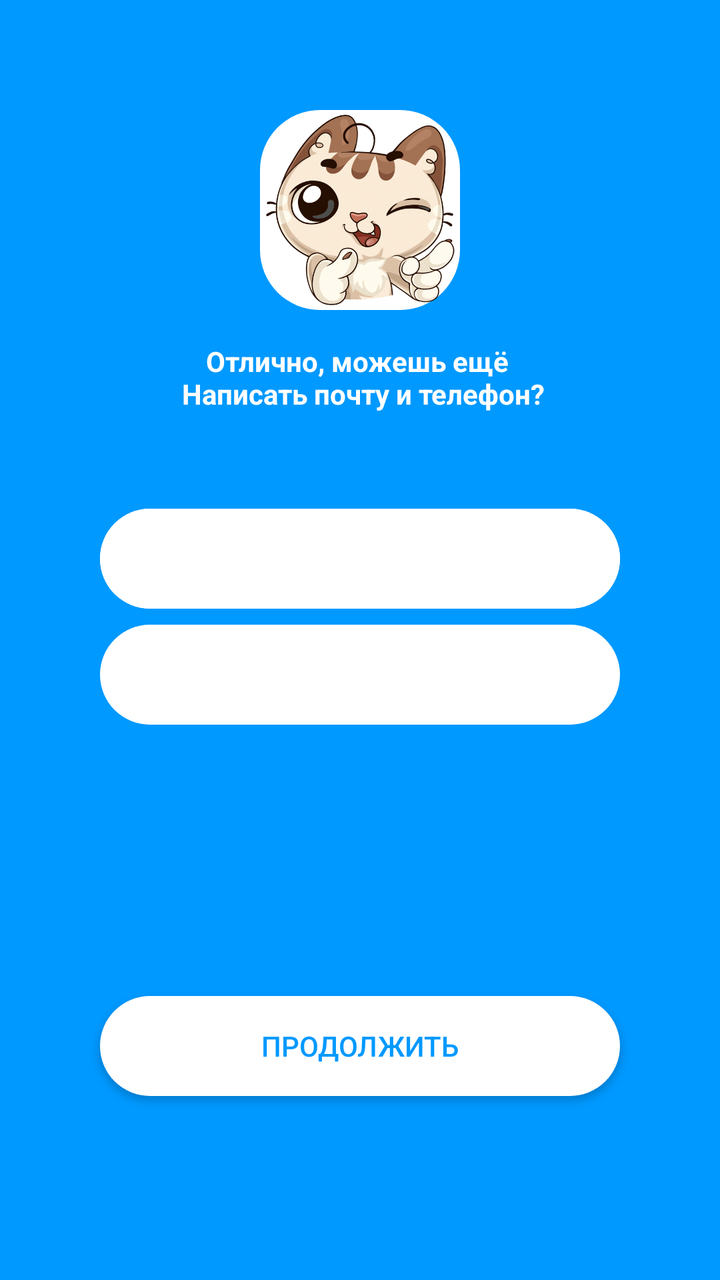
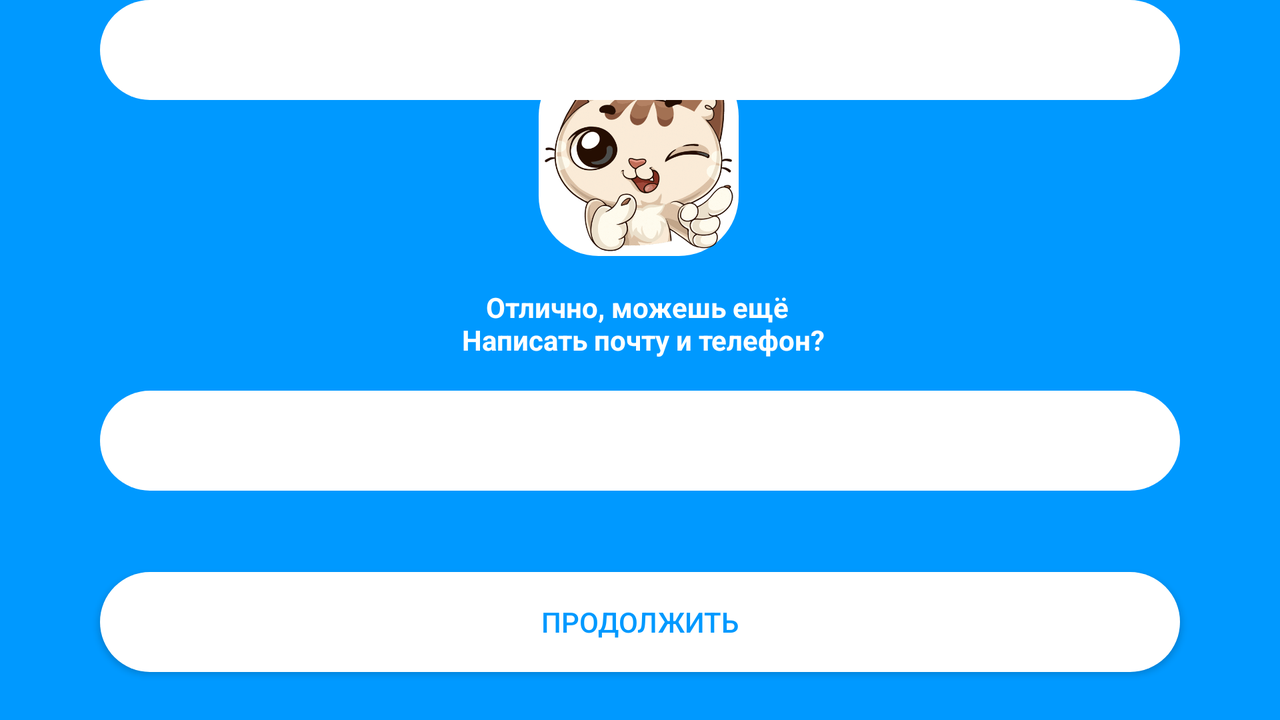

One screen, two layout resources from the same app: the default and the repository's alternative for another configuration. Each is rendered where Android would select it; the XML of both is given below.
<!-- AndroidManifest.xml: application theme Theme.First_Shashin -->
<!-- res/layout/step_4.xml -->
<?xml version="1.0" encoding="utf-8"?>
<androidx.constraintlayout.widget.ConstraintLayout xmlns:android="http://schemas.android.com/apk/res/android"
    xmlns:app="http://schemas.android.com/apk/res-auto"
    xmlns:tools="http://schemas.android.com/tools"
    android:layout_width="match_parent"
    android:layout_height="match_parent"
    android:background="#0099FF">

    <EditText
        android:id="@+id/editTextText4"
        android:layout_width="0dp"
        android:layout_height="50dp"
        android:layout_marginStart="50dp"
        android:layout_marginTop="48dp"
        android:layout_marginEnd="50dp"
        android:height="50dp"
        android:background="@drawable/border_radius"
        android:ems="10"
        android:inputType="text"
        android:paddingLeft="20dp"
        android:paddingTop="15dp"
        android:paddingRight="20dp"
        android:paddingBottom="10dp"
        android:textColor="#0099FF"
        app:layout_constraintEnd_toEndOf="parent"
        app:layout_constraintHorizontal_bias="0.5"
        app:layout_constraintStart_toStartOf="parent"
        app:layout_constraintTop_toBottomOf="@+id/textView3" />

    <ImageView
        android:id="@+id/imageView4"
        android:layout_width="100dp"
        android:layout_height="100dp"
        android:layout_marginTop="55dp"
        android:background="@drawable/border_radius"
        app:layout_constraintEnd_toEndOf="parent"
        app:layout_constraintStart_toStartOf="parent"
        app:layout_constraintTop_toTopOf="parent"
        app:srcCompat="@drawable/cat1" />

    <TextView
        android:id="@+id/textView3"
        android:layout_width="wrap_content"
        android:layout_height="wrap_content"
        android:layout_marginTop="16dp"
        android:text="Отлично, можешь ещё \n Написать почту и телефон?"
        android:textAlignment="center"
        android:textColor="@color/white"
        android:textStyle="bold"
        app:layout_constraintEnd_toEndOf="parent"
        app:layout_constraintStart_toStartOf="parent"
        app:layout_constraintTop_toBottomOf="@+id/imageView4" />

    <EditText
        android:id="@+id/editTextText3"
        android:layout_width="0dp"
        android:layout_height="50dp"
        android:layout_marginStart="50dp"
        android:layout_marginTop="48dp"
        android:layout_marginEnd="50dp"
        android:height="50dp"
        android:background="@drawable/border_radius"
        android:ems="10"
        android:inputType="text"
        android:paddingLeft="20dp"
        android:paddingTop="15dp"
        android:paddingRight="20dp"
        android:paddingBottom="10dp"
        android:textColor="#0099FF"
        app:layout_constraintEnd_toEndOf="parent"
        app:layout_constraintHorizontal_bias="0.5"
        app:layout_constraintStart_toStartOf="parent"
        app:layout_constraintTop_toBottomOf="@+id/textView3" />

    <EditText
        android:id="@+id/editTextText2"
        android:layout_width="0dp"
        android:layout_height="50dp"
        android:layout_marginStart="50dp"
        android:layout_marginTop="8dp"
        android:layout_marginEnd="50dp"
        android:height="50dp"
        android:background="@drawable/border_radius"
        android:ems="10"
        android:inputType="text"
        android:paddingLeft="20dp"
        android:paddingTop="15dp"
        android:paddingRight="20dp"
        android:paddingBottom="10dp"
        android:textColor="#0099FF"
        app:layout_constraintEnd_toEndOf="parent"
        app:layout_constraintHorizontal_bias="0.0"
        app:layout_constraintStart_toStartOf="parent"
        app:layout_constraintTop_toBottomOf="@+id/editTextText3" />

    <androidx.appcompat.widget.AppCompatButton
        android:id="@+id/button"
        android:layout_width="0dp"
        android:layout_height="wrap_content"
        android:layout_marginStart="50dp"
        android:layout_marginEnd="50dp"
        android:layout_marginBottom="92dp"
        android:height="50dp"
        android:background="@drawable/border_radius"
        android:onClick="OnStepEmail"
        android:text="Продолжить"
        android:textColor="#0099FF"
        app:layout_constraintBottom_toBottomOf="parent"
        app:layout_constraintEnd_toEndOf="parent"
        app:layout_constraintHorizontal_bias="0.0"
        app:layout_constraintStart_toStartOf="parent" />
</androidx.constraintlayout.widget.ConstraintLayout>
<!-- resources referenced by this layout -->
<resources>
  <!-- drawable border_radius (drawable) -->
  <?xml version="1.0" encoding="utf-8"?>
  <shape xmlns:android="http://schemas.android.com/apk/res/android" android:shape="rectangle">
      <solid android:color="#FFF"/>
      <stroke android:width="0dp" android:color="#FF000000"/>
      <padding android:left="2dp" android:right="2dp" android:top="2dp" android:bottom="2dp"/>
      <corners android:radius="30dp"/>
  </shape>
  <!-- drawable cat1: png bitmap (drawable, 32755 bytes) -->
  <style name="Theme.First_Shashin" parent="Base.Theme.First_Shashin" />
  <style name="Base.Theme.First_Shashin" parent="Theme.Material3.DayNight.NoActionBar">
          
          
      </style>
</resources>
<!-- res/layout-land/step_4.xml (the repository's variant of the layout above) -->
<!-- drawn on the phone turned sideways -->
<?xml version="1.0" encoding="utf-8"?>
<androidx.constraintlayout.widget.ConstraintLayout xmlns:android="http://schemas.android.com/apk/res/android"
    xmlns:app="http://schemas.android.com/apk/res-auto"
    xmlns:tools="http://schemas.android.com/tools"
    android:layout_width="match_parent"
    android:layout_height="match_parent"
    android:background="#0099FF">

    <EditText
        android:id="@+id/editTextText4"
        android:layout_width="0dp"
        android:layout_height="50dp"
        android:layout_marginStart="50dp"
        android:layout_marginTop="16dp"
        android:layout_marginEnd="50dp"
        android:height="50dp"
        android:background="@drawable/border_radius"
        android:ems="10"
        android:inputType="text"
        android:paddingLeft="20dp"
        android:paddingTop="15dp"
        android:paddingRight="20dp"
        android:paddingBottom="10dp"
        android:textColor="#0099FF"
        app:layout_constraintEnd_toEndOf="parent"
        app:layout_constraintHorizontal_bias="1.0"
        app:layout_constraintStart_toStartOf="parent"
        app:layout_constraintTop_toBottomOf="@+id/textView3" />

    <ImageView
        android:id="@+id/imageView4"
        android:layout_width="100dp"
        android:layout_height="100dp"
        android:layout_marginTop="28dp"
        android:background="@drawable/border_radius"
        app:layout_constraintEnd_toEndOf="parent"
        app:layout_constraintHorizontal_bias="0.499"
        app:layout_constraintStart_toStartOf="parent"
        app:layout_constraintTop_toTopOf="parent"
        app:srcCompat="@drawable/cat1" />

    <TextView
        android:id="@+id/textView3"
        android:layout_width="wrap_content"
        android:layout_height="wrap_content"
        android:layout_marginTop="16dp"
        android:text="Отлично, можешь ещё \n Написать почту и телефон?"
        android:textAlignment="center"
        android:textColor="@color/white"
        android:textStyle="bold"
        app:layout_constraintEnd_toEndOf="parent"
        app:layout_constraintStart_toStartOf="parent"
        app:layout_constraintTop_toBottomOf="@+id/imageView4" />

    <EditText
        android:id="@+id/editTextText2"
        android:layout_width="0dp"
        android:layout_height="50dp"
        android:layout_marginStart="50dp"
        android:layout_marginEnd="50dp"
        android:height="50dp"
        android:background="@drawable/border_radius"
        android:ems="10"
        android:inputType="text"
        android:paddingLeft="20dp"
        android:paddingTop="15dp"
        android:paddingRight="20dp"
        android:paddingBottom="10dp"
        android:textColor="#0099FF"
        app:layout_constraintEnd_toEndOf="parent"
        app:layout_constraintHorizontal_bias="1.0"
        app:layout_constraintStart_toStartOf="parent"
        tools:layout_editor_absoluteY="264dp" />

    <androidx.appcompat.widget.AppCompatButton
        android:id="@+id/button"
        android:layout_width="0dp"
        android:layout_height="wrap_content"
        android:layout_marginStart="50dp"
        android:layout_marginEnd="50dp"
        android:layout_marginBottom="24dp"
        android:height="50dp"
        android:background="@drawable/border_radius"
        android:onClick="OnStepEmail"
        android:text="Продолжить"
        android:textColor="#0099FF"
        app:layout_constraintBottom_toBottomOf="parent"
        app:layout_constraintEnd_toEndOf="parent"
        app:layout_constraintHorizontal_bias="0.0"
        app:layout_constraintStart_toStartOf="parent" />
</androidx.constraintlayout.widget.ConstraintLayout>
